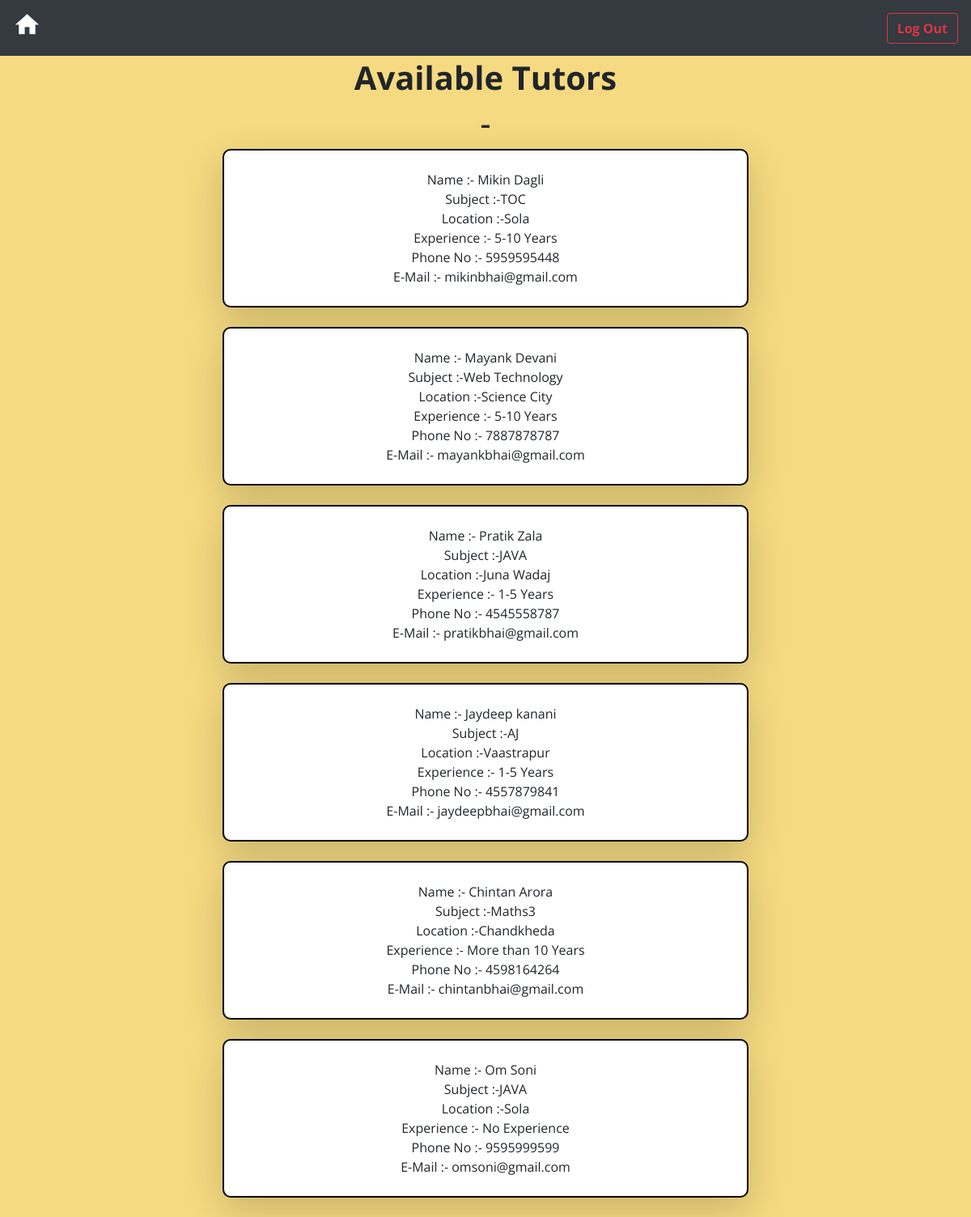
Screenshot of /main.php with the database file from the repository.
### tables this page shows
CREATE TABLE `signupasatutor` (
  `id` int(20) NOT NULL,
  `name` varchar(50) NOT NULL,
  `email` varchar(50) NOT NULL,
  `phoneno` varchar(50) NOT NULL,
  `pwd` varchar(50) NOT NULL,
  `location` varchar(50) NOT NULL,
  `subject` varchar(50) NOT NULL,
  `experience` varchar(50) NOT NULL
);

### main.php (the view, shortened to what this page needs)
<!DOCTYPE html>
<html lang="en" >
  <head>
    <link rel="stylesheet" href="https://maxcdn.bootstrapcdn.com/bootstrap/4.3.1/css/bootstrap.min.css">
  </head>
  <body data-spy="scroll" data-target=".navbar">
<nav class="navbar navbar-expand-md bg-dark navbar-dark fixed-top justify-content-end">
  <a href="index.php" class="navbar-brand" ><i class="material-icons" style="font-size:35px;">home</i></a>
  <div class="collapse navbar-collapse" id="collapsibleNavbar">
    <ul class="navbar-nav ml-auto">
      <a  href="index.php"><button type="button" name="logout" class="btn btn-outline-danger btn-md"><b>Log Out</b></button></a>
    </ul>
  </div>
</nav>
<br><br><br>
<center>
<div>
  <h1 class="text-center"><b>Available Tutors</b></h1>
<h1 class="text-center">-</h1>
<div >
  <?php require 'backend/database_connection.php';
  $sql="SELECT name,subject,location,experience,phoneno,email FROM signupasatutor";
  $result=mysqli_query($conn,$sql);
  if(mysqli_num_rows($result)>0){
    while($row=mysqli_fetch_assoc($result)){
  ?>
<div class="container shadow-lg " style="border:2px solid black; border-radius:10px; background-color:white; width:650px;">
  <div align="center">
    <br>Name    :- <?php echo $row["name"]; ?><br>
  Subject     :-<?php echo $row["subject"]; ?><br>
 Location    :-<?php echo $row["location"]; ?><br>
Experience    :- <?php echo $row["experience"]; ?><br>
  Phone No   :- <?php echo $row["phoneno"]; ?><br>
  E-Mail    :- <?php echo $row["email"]; ?><br><br></div>
</div><br>
<?php }
}?>
</div>
</div>
</div></center>
</body>
</html>

### main.php (style rules this page uses)
body { background-color: #F5DA81; font-family: 'Open Sans',sans-serif; position: relative; }

### rows the page displays
signupasatutor: name "Mikin Dagli", subject "TOC", location "Sola", experience "5-10 Years", phoneno "5959595448", email "mikinbhai@gmail.com"
signupasatutor: name "Mayank Devani", subject "Web Technology", location "Science City", experience "5-10 Years", phoneno "7887878787", email "mayankbhai@gmail.com"
signupasatutor: name "Pratik Zala", subject "JAVA", location "Juna Wadaj", experience "1-5 Years", phoneno "4545558787", email "pratikbhai@gmail.com"
signupasatutor: name "Jaydeep kanani", subject "AJ", location "Vaastrapur", experience "1-5 Years", phoneno "4557879841", email "jaydeepbhai@gmail.com"
signupasatutor: name "Chintan Arora", subject "Maths3", location "Chandkheda", experience "More than 10 Years", phoneno "4598164264", email "chintanbhai@gmail.com"
signupasatutor: name "Om Soni", subject "JAVA", location "Sola", experience "No Experience", phoneno "9595999599", email "omsoni@gmail.com"
